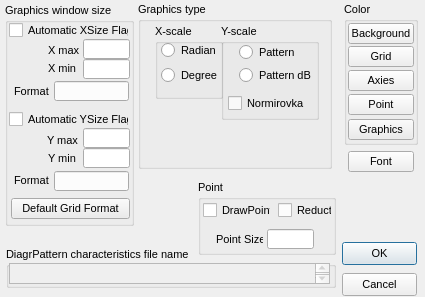
<?xml version="1.0" encoding="UTF-8"?>
<!-- Файл создан tools/rc2ui.py из ресурсов Windows-версии. Не править вручную. -->
<ui version="4.0">
 <class>IDD_DIALOG1</class>
 <widget class="QDialog" name="IDD_DIALOG1">
  <property name="geometry">
   <rect>
    <x>0</x>
    <y>0</y>
    <width>425</width>
    <height>297</height>
   </rect>
  </property>
  <property name="minimumSize">
   <size>
    <width>425</width>
    <height>297</height>
   </size>
  </property>
  <property name="maximumSize">
   <size>
    <width>425</width>
    <height>297</height>
   </size>
  </property>
  <property name="windowTitle">
   <string notr="true">Viewport</string>
  </property>
  <property name="font">
   <font>
    <pointsize>8</pointsize>
   </font>
  </property>
   <widget class="QCheckBox" name="IDC_STATICLEVEL1">
    <property name="geometry">
     <rect>
      <x>228</x>
      <y>93</y>
      <width>83</width>
      <height>20</height>
     </rect>
    </property>
    <property name="text">
     <string notr="true">Normirovka</string>
    </property>
   </widget>
   <widget class="QCheckBox" name="IDC_GRPAR_POINTFLAG2">
    <property name="geometry">
     <rect>
      <x>278</x>
      <y>200</y>
      <width>54</width>
      <height>20</height>
     </rect>
    </property>
    <property name="text">
     <string notr="true">Reduct</string>
    </property>
   </widget>
   <widget class="QPushButton" name="IDOK7">
    <property name="geometry">
     <rect>
      <x>348</x>
      <y>119</y>
      <width>66</width>
      <height>21</height>
     </rect>
    </property>
    <property name="text">
     <string notr="true">Graphics</string>
    </property>
   </widget>
   <widget class="QGroupBox" name="IDC_STATIC_14">
    <property name="geometry">
     <rect>
      <x>198</x>
      <y>180</y>
      <width>138</width>
      <height>75</height>
     </rect>
    </property>
    <property name="title">
     <string notr="true">Point</string>
    </property>
   </widget>
   <widget class="QLabel" name="IDC_STATIC_13">
    <property name="geometry">
     <rect>
      <x>216</x>
      <y>231</y>
      <width>47</width>
      <height>16</height>
     </rect>
    </property>
    <property name="alignment">
     <set>Qt::AlignLeft|Qt::AlignVCenter</set>
    </property>
    <property name="text">
     <string notr="true">Point Size</string>
    </property>
   </widget>
   <widget class="QLineEdit" name="IDC_GRPAR_POINTSIZE">
    <property name="geometry">
     <rect>
      <x>267</x>
      <y>229</y>
      <width>47</width>
      <height>20</height>
     </rect>
    </property>
   </widget>
   <widget class="QPushButton" name="ID_FORMATDEFAULTBUTTON">
    <property name="geometry">
     <rect>
      <x>11</x>
      <y>198</y>
      <width>119</width>
      <height>21</height>
     </rect>
    </property>
    <property name="text">
     <string notr="true">Default Grid Format</string>
    </property>
   </widget>
   <widget class="QLabel" name="IDC_STATIC_12">
    <property name="geometry">
     <rect>
      <x>14</x>
      <y>172</y>
      <width>41</width>
      <height>16</height>
     </rect>
    </property>
    <property name="alignment">
     <set>Qt::AlignLeft|Qt::AlignVCenter</set>
    </property>
    <property name="text">
     <string notr="true">Format</string>
    </property>
   </widget>
   <widget class="QLineEdit" name="IDC_GRPAR_YFORMAT">
    <property name="geometry">
     <rect>
      <x>54</x>
      <y>171</y>
      <width>75</width>
      <height>20</height>
     </rect>
    </property>
   </widget>
   <widget class="QLabel" name="IDC_STATIC_11">
    <property name="geometry">
     <rect>
      <x>14</x>
      <y>83</y>
      <width>41</width>
      <height>16</height>
     </rect>
    </property>
    <property name="alignment">
     <set>Qt::AlignLeft|Qt::AlignVCenter</set>
    </property>
    <property name="text">
     <string notr="true">Format</string>
    </property>
   </widget>
   <widget class="QLineEdit" name="IDC_GRPAR_XFORMAT">
    <property name="geometry">
     <rect>
      <x>54</x>
      <y>81</y>
      <width>75</width>
      <height>20</height>
     </rect>
    </property>
   </widget>
   <widget class="QGroupBox" name="IDC_STATIC_10">
    <property name="geometry">
     <rect>
      <x>344</x>
      <y>2</y>
      <width>74</width>
      <height>143</height>
     </rect>
    </property>
    <property name="title">
     <string notr="true">Color</string>
    </property>
   </widget>
   <widget class="QGroupBox" name="IDC_STATIC_9">
    <property name="geometry">
     <rect>
      <x>221</x>
      <y>24</y>
      <width>98</width>
      <height>96</height>
     </rect>
    </property>
    <property name="title">
     <string notr="true">Y-scale</string>
    </property>
   </widget>
   <widget class="QGroupBox" name="IDC_STATIC_8">
    <property name="geometry">
     <rect>
      <x>155</x>
      <y>24</y>
      <width>68</width>
      <height>75</height>
     </rect>
    </property>
    <property name="title">
     <string notr="true">X-scale</string>
    </property>
   </widget>
   <widget class="QGroupBox" name="IDC_STATIC_7">
    <property name="geometry">
     <rect>
      <x>138</x>
      <y>2</y>
      <width>194</width>
      <height>167</height>
     </rect>
    </property>
    <property name="title">
     <string notr="true">Graphics type</string>
    </property>
   </widget>
   <widget class="QLabel" name="IDC_STATIC_6">
    <property name="geometry">
     <rect>
      <x>48</x>
      <y>150</y>
      <width>33</width>
      <height>16</height>
     </rect>
    </property>
    <property name="alignment">
     <set>Qt::AlignLeft|Qt::AlignVCenter</set>
    </property>
    <property name="text">
     <string notr="true">Y min</string>
    </property>
   </widget>
   <widget class="QLabel" name="IDC_STATIC_5">
    <property name="geometry">
     <rect>
      <x>47</x>
      <y>132</y>
      <width>33</width>
      <height>16</height>
     </rect>
    </property>
    <property name="alignment">
     <set>Qt::AlignLeft|Qt::AlignVCenter</set>
    </property>
    <property name="text">
     <string notr="true">Y max</string>
    </property>
   </widget>
   <widget class="QLabel" name="IDC_STATIC_4">
    <property name="geometry">
     <rect>
      <x>48</x>
      <y>60</y>
      <width>33</width>
      <height>16</height>
     </rect>
    </property>
    <property name="alignment">
     <set>Qt::AlignLeft|Qt::AlignVCenter</set>
    </property>
    <property name="text">
     <string notr="true">X min</string>
    </property>
   </widget>
   <widget class="QLabel" name="IDC_STATIC_3">
    <property name="geometry">
     <rect>
      <x>48</x>
      <y>42</y>
      <width>33</width>
      <height>16</height>
     </rect>
    </property>
    <property name="alignment">
     <set>Qt::AlignLeft|Qt::AlignVCenter</set>
    </property>
    <property name="text">
     <string notr="true">X max</string>
    </property>
   </widget>
   <widget class="QGroupBox" name="IDC_STATIC_2">
    <property name="geometry">
     <rect>
      <x>5</x>
      <y>3</y>
      <width>129</width>
      <height>223</height>
     </rect>
    </property>
    <property name="title">
     <string notr="true">Graphics window size</string>
    </property>
   </widget>
   <widget class="QGroupBox" name="IDC_STATIC">
    <property name="geometry">
     <rect>
      <x>6</x>
      <y>247</y>
      <width>330</width>
      <height>41</height>
     </rect>
    </property>
    <property name="title">
     <string notr="true">DiagrPattern characteristics file name</string>
    </property>
   </widget>
   <widget class="QPlainTextEdit" name="IDC_GRPAR_DATFILENAME">
    <property name="geometry">
     <rect>
      <x>9</x>
      <y>263</y>
      <width>321</width>
      <height>21</height>
     </rect>
    </property>
    <property name="enabled">
     <bool>false</bool>
    </property>
    <property name="lineWrapMode">
     <enum>QPlainTextEdit::NoWrap</enum>
    </property>
   </widget>
   <widget class="QPushButton" name="IDCANCEL">
    <property name="geometry">
     <rect>
      <x>342</x>
      <y>273</y>
      <width>75</width>
      <height>23</height>
     </rect>
    </property>
    <property name="text">
     <string notr="true">Cancel</string>
    </property>
   </widget>
   <widget class="QPushButton" name="IDOK">
    <property name="geometry">
     <rect>
      <x>342</x>
      <y>242</y>
      <width>75</width>
      <height>23</height>
     </rect>
    </property>
    <property name="default">
     <bool>true</bool>
    </property>
    <property name="text">
     <string notr="true">OK</string>
    </property>
   </widget>
   <widget class="QPushButton" name="IDOK2">
    <property name="geometry">
     <rect>
      <x>348</x>
      <y>151</y>
      <width>66</width>
      <height>21</height>
     </rect>
    </property>
    <property name="text">
     <string notr="true">Font</string>
    </property>
   </widget>
   <widget class="QPushButton" name="IDOK3">
    <property name="geometry">
     <rect>
      <x>348</x>
      <y>94</y>
      <width>66</width>
      <height>21</height>
     </rect>
    </property>
    <property name="text">
     <string notr="true">Point</string>
    </property>
   </widget>
   <widget class="QPushButton" name="IDOK5">
    <property name="geometry">
     <rect>
      <x>348</x>
      <y>70</y>
      <width>66</width>
      <height>21</height>
     </rect>
    </property>
    <property name="text">
     <string notr="true">Axies</string>
    </property>
   </widget>
   <widget class="QPushButton" name="IDOK4">
    <property name="geometry">
     <rect>
      <x>348</x>
      <y>46</y>
      <width>66</width>
      <height>21</height>
     </rect>
    </property>
    <property name="text">
     <string notr="true">Grid</string>
    </property>
   </widget>
   <widget class="QPushButton" name="IDOK6">
    <property name="geometry">
     <rect>
      <x>348</x>
      <y>23</y>
      <width>66</width>
      <height>21</height>
     </rect>
    </property>
    <property name="text">
     <string notr="true">Background</string>
    </property>
   </widget>
   <widget class="QRadioButton" name="IDC_GREDIT_SFILENAME6">
    <property name="geometry">
     <rect>
      <x>239</x>
      <y>67</y>
      <width>74</width>
      <height>16</height>
     </rect>
    </property>
    <property name="text">
     <string notr="true">Pattern dB</string>
    </property>
   <attribute name="buttonGroup">
    <string>buttonGroup_2</string>
   </attribute>
   </widget>
   <widget class="QRadioButton" name="IDC_GRPAR_YSKSV1">
    <property name="geometry">
     <rect>
      <x>239</x>
      <y>44</y>
      <width>59</width>
      <height>16</height>
     </rect>
    </property>
    <property name="text">
     <string notr="true">Pattern</string>
    </property>
   <attribute name="buttonGroup">
    <string>buttonGroup_2</string>
   </attribute>
   </widget>
   <widget class="QCheckBox" name="IDC_GRPAR_POINTFLAG">
    <property name="geometry">
     <rect>
      <x>203</x>
      <y>200</y>
      <width>68</width>
      <height>20</height>
     </rect>
    </property>
    <property name="text">
     <string notr="true">DrawPoint </string>
    </property>
   </widget>
   <widget class="QRadioButton" name="IDC_GRPAR_XINMHZ">
    <property name="geometry">
     <rect>
      <x>161</x>
      <y>67</y>
      <width>59</width>
      <height>16</height>
     </rect>
    </property>
    <property name="text">
     <string notr="true">Degree</string>
    </property>
   <attribute name="buttonGroup">
    <string>buttonGroup_1</string>
   </attribute>
   </widget>
   <widget class="QRadioButton" name="IDC_GRPAR_XINGHZ">
    <property name="geometry">
     <rect>
      <x>161</x>
      <y>42</y>
      <width>59</width>
      <height>16</height>
     </rect>
    </property>
    <property name="text">
     <string notr="true">Radian</string>
    </property>
   <attribute name="buttonGroup">
    <string>buttonGroup_1</string>
   </attribute>
   </widget>
   <widget class="QLineEdit" name="IDC_GRPAR_YMIN">
    <property name="geometry">
     <rect>
      <x>83</x>
      <y>148</y>
      <width>47</width>
      <height>20</height>
     </rect>
    </property>
   </widget>
   <widget class="QLineEdit" name="IDC_GRPAR_YMAX">
    <property name="geometry">
     <rect>
      <x>83</x>
      <y>128</y>
      <width>47</width>
      <height>20</height>
     </rect>
    </property>
   </widget>
   <widget class="QCheckBox" name="IDC_GRPAR_AYSFLAG">
    <property name="geometry">
     <rect>
      <x>9</x>
      <y>109</y>
      <width>120</width>
      <height>21</height>
     </rect>
    </property>
    <property name="text">
     <string notr="true">Automatic YSize Flag </string>
    </property>
   </widget>
   <widget class="QLineEdit" name="IDC_GRPAR_XMIN">
    <property name="geometry">
     <rect>
      <x>83</x>
      <y>59</y>
      <width>47</width>
      <height>20</height>
     </rect>
    </property>
   </widget>
   <widget class="QLineEdit" name="IDC_GRPAR_XMAX">
    <property name="geometry">
     <rect>
      <x>83</x>
      <y>39</y>
      <width>47</width>
      <height>20</height>
     </rect>
    </property>
   </widget>
   <widget class="QCheckBox" name="IDC_GRPAR_AXSFLAG">
    <property name="geometry">
     <rect>
      <x>9</x>
      <y>20</y>
      <width>120</width>
      <height>21</height>
     </rect>
    </property>
    <property name="text">
     <string notr="true">Automatic XSize Flag </string>
    </property>
   </widget>
 </widget>
 <resources/>
 <connections/>
 <tabstops>
  <tabstop>IDC_GRPAR_AXSFLAG</tabstop>
  <tabstop>IDC_GRPAR_XMAX</tabstop>
  <tabstop>IDC_GRPAR_XMIN</tabstop>
  <tabstop>IDC_GRPAR_AYSFLAG</tabstop>
  <tabstop>IDC_GRPAR_YMAX</tabstop>
  <tabstop>IDC_GRPAR_YMIN</tabstop>
  <tabstop>IDC_GRPAR_XINGHZ</tabstop>
  <tabstop>IDC_GRPAR_XINMHZ</tabstop>
  <tabstop>IDC_GRPAR_POINTFLAG</tabstop>
  <tabstop>IDC_GRPAR_YSKSV1</tabstop>
  <tabstop>IDC_GREDIT_SFILENAME6</tabstop>
  <tabstop>IDOK6</tabstop>
  <tabstop>IDOK4</tabstop>
  <tabstop>IDOK5</tabstop>
  <tabstop>IDOK3</tabstop>
  <tabstop>IDOK2</tabstop>
  <tabstop>IDOK</tabstop>
  <tabstop>IDCANCEL</tabstop>
  <tabstop>IDC_GRPAR_DATFILENAME</tabstop>
  <tabstop>IDC_GRPAR_XFORMAT</tabstop>
  <tabstop>IDC_GRPAR_YFORMAT</tabstop>
  <tabstop>ID_FORMATDEFAULTBUTTON</tabstop>
  <tabstop>IDC_GRPAR_POINTSIZE</tabstop>
  <tabstop>IDOK7</tabstop>
  <tabstop>IDC_GRPAR_POINTFLAG2</tabstop>
  <tabstop>IDC_STATICLEVEL1</tabstop>
 </tabstops>
 <buttongroups>
  <buttongroup name="buttonGroup_1"/>
  <buttongroup name="buttonGroup_2"/>
 </buttongroups>
</ui>
